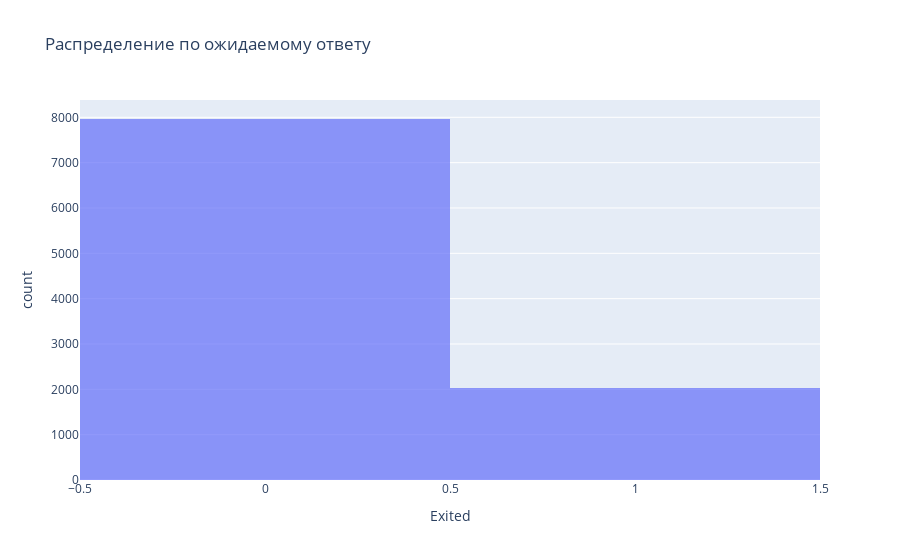

The notebook cell this image was saved under:
### Code cell
# Целевой стобец - 'Exited'
# Распределение по ожидаемому ответу
px.histogram(
    df,
    x='Exited',
    title='Распределение по ожидаемому ответу',
    opacity=0.7
)

### Figure 1 — Plotly figure (JSON) as saved in the notebook; plotly's stock layout.template omitted (floating-point values rounded to 4 significant figures; data arrays with more than 128 entries replaced by an {"elided": "..."} marker saying what was removed)
{"data": [{"alignmentgroup": "True", "bingroup": "x", "hovertemplate": "Exited=%{x}<br>count=%{y}<extra></extra>", "legendgroup": "", "marker": {"color": "#636efa", "opacity": 0.7, "pattern": {"shape": ""}}, "name": "", "offsetgroup": "", "orientation": "v", "showlegend": false, "type": "histogram", "x": {"elided": "10000 int values"}, "xaxis": "x", "yaxis": "y"}], "layout": {"barmode": "relative", "legend": {"tracegroupgap": 0}, "title": {"text": "Распределение по ожидаемому ответу"}, "xaxis": {"anchor": "y", "domain": [0, 1], "title": {"text": "Exited"}}, "yaxis": {"anchor": "x", "domain": [0, 1], "title": {"text": "count"}}}}
